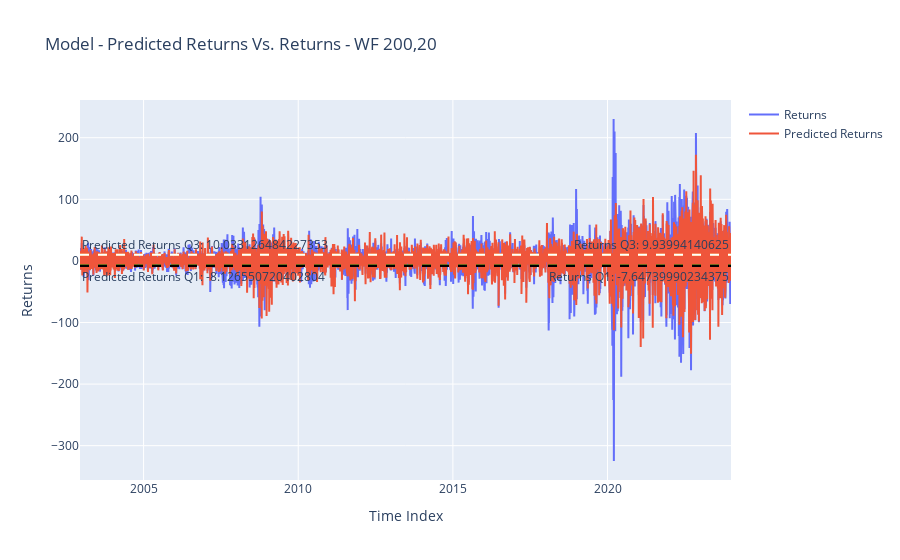

The code cell stored with this chart in its notebook:
### Code cell
feature1 = 'Returns'
feature2 = 'Predicted Returns'

# Create line plot
fig = go.Figure()

# Add line plot for feature1
fig.add_trace(go.Scatter(
    x=analyze.index,  # Assuming the index represents x-axis values
    y=analyze[feature1],
    mode='lines',
    name=feature1
))

# Add line plot for feature2
fig.add_trace(go.Scatter(
    x=analyze.index,  # Assuming the index represents x-axis values
    y=analyze[feature2],
    mode='lines',
    name=feature2
))

# Calculate quartiles for feature1
q1_feature1 = analyze[feature1].quantile(0.25)
q3_feature1 = analyze[feature1].quantile(0.75)

# Calculate quartiles for feature2
q1_feature2 = analyze[feature2].quantile(0.25)
q3_feature2 = analyze[feature2].quantile(0.75)

# Add horizontal lines for quartiles for feature1
fig.add_hline(y=q1_feature1, line_dash="dash", line_color="green", annotation_text=f'{feature1} Q1: {q1_feature1}', annotation_position="bottom right")
fig.add_hline(y=q3_feature1, line_dash="dash", line_color="orange", annotation_text=f'{feature1} Q3: {q3_feature1}', annotation_position="top right")

# Add horizontal lines for quartiles for feature2
fig.add_hline(y=q1_feature2, line_dash="dash", line_color="black", annotation_text=f'{feature2} Q1: {q1_feature2}', annotation_position="bottom left")
fig.add_hline(y=q3_feature2, line_dash="dash", line_color="white", annotation_text=f'{feature2} Q3: {q3_feature2}', annotation_position="top left")

# Customize layout
fig.update_layout(
    title='Model - Predicted Returns Vs. Returns - WF 200,20',
    xaxis=dict(title='Time Index'),  # Customize x-axis label
    yaxis=dict(title='Returns'),  # Customize y-axis label
    hovermode='closest'
)

# Show plot
fig.show()

### Figure 1 — Plotly figure (JSON) as saved in the notebook; plotly's stock layout.template omitted (floating-point values rounded to 4 significant figures; data arrays with more than 128 entries replaced by an {"elided": "..."} marker saying what was removed)
{"data": [{"mode": "lines", "name": "Returns", "type": "scatter", "x": {"elided": "5298 str values"}, "y": {"elided": "5298 float values"}}, {"mode": "lines", "name": "Predicted Returns", "type": "scatter", "x": {"elided": "5298 str values"}, "y": {"elided": "5298 float values"}}], "layout": {"annotations": [{"showarrow": false, "text": "Returns Q1: -7.64739990234375", "x": 1, "xanchor": "right", "xref": "x domain", "y": -7.647, "yanchor": "top", "yref": "y"}, {"showarrow": false, "text": "Returns Q3: 9.93994140625", "x": 1, "xanchor": "right", "xref": "x domain", "y": 9.94, "yanchor": "bottom", "yref": "y"}, {"showarrow": false, "text": "Predicted Returns Q1: -8.126550720402804", "x": 0, "xanchor": "left", "xref": "x domain", "y": -8.127, "yanchor": "top", "yref": "y"}, {"showarrow": false, "text": "Predicted Returns Q3: 10.033126484227353", "x": 0, "xanchor": "left", "xref": "x domain", "y": 10.03, "yanchor": "bottom", "yref": "y"}], "hovermode": "closest", "shapes": [{"line": {"color": "green", "dash": "dash"}, "type": "line", "x0": 0, "x1": 1, "xref": "x domain", "y0": -7.647, "y1": -7.647, "yref": "y"}, {"line": {"color": "orange", "dash": "dash"}, "type": "line", "x0": 0, "x1": 1, "xref": "x domain", "y0": 9.94, "y1": 9.94, "yref": "y"}, {"line": {"color": "black", "dash": "dash"}, "type": "line", "x0": 0, "x1": 1, "xref": "x domain", "y0": -8.127, "y1": -8.127, "yref": "y"}, {"line": {"color": "white", "dash": "dash"}, "type": "line", "x0": 0, "x1": 1, "xref": "x domain", "y0": 10.03, "y1": 10.03, "yref": "y"}], "title": {"text": "Model - Predicted Returns Vs. Returns - WF 200,20"}, "xaxis": {"title": {"text": "Time Index"}}, "yaxis": {"title": {"text": "Returns"}}}}
